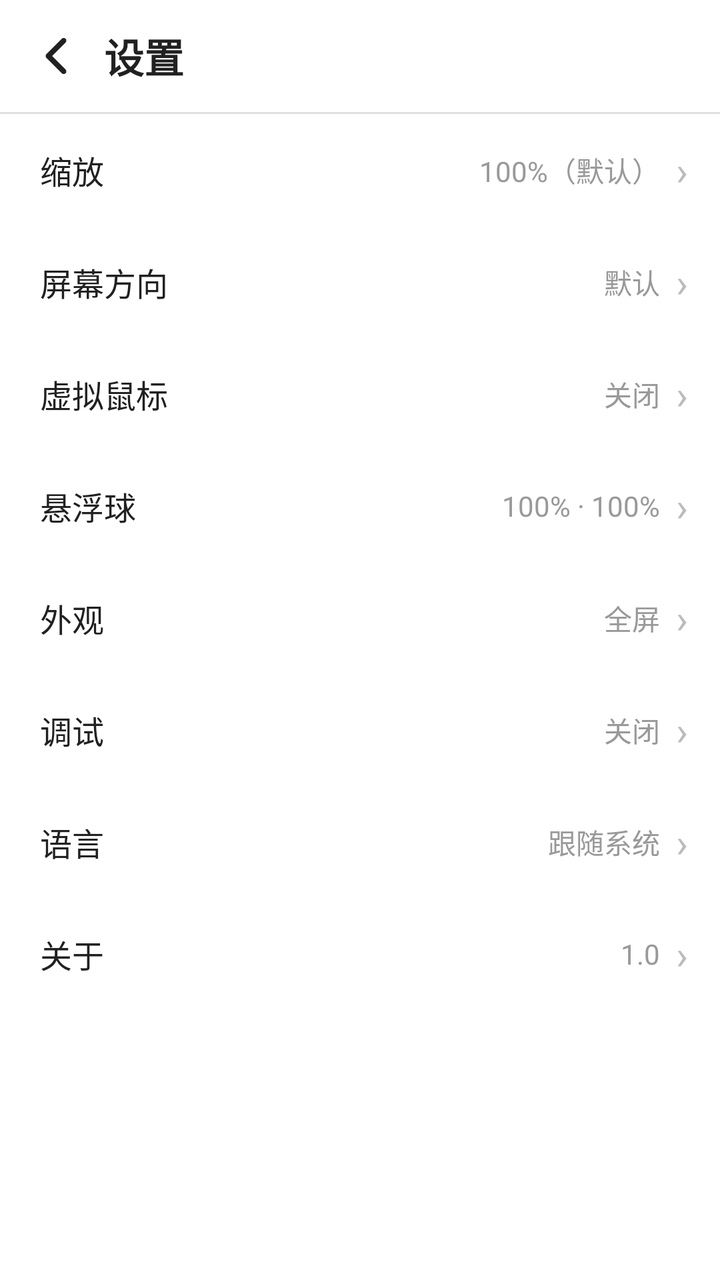
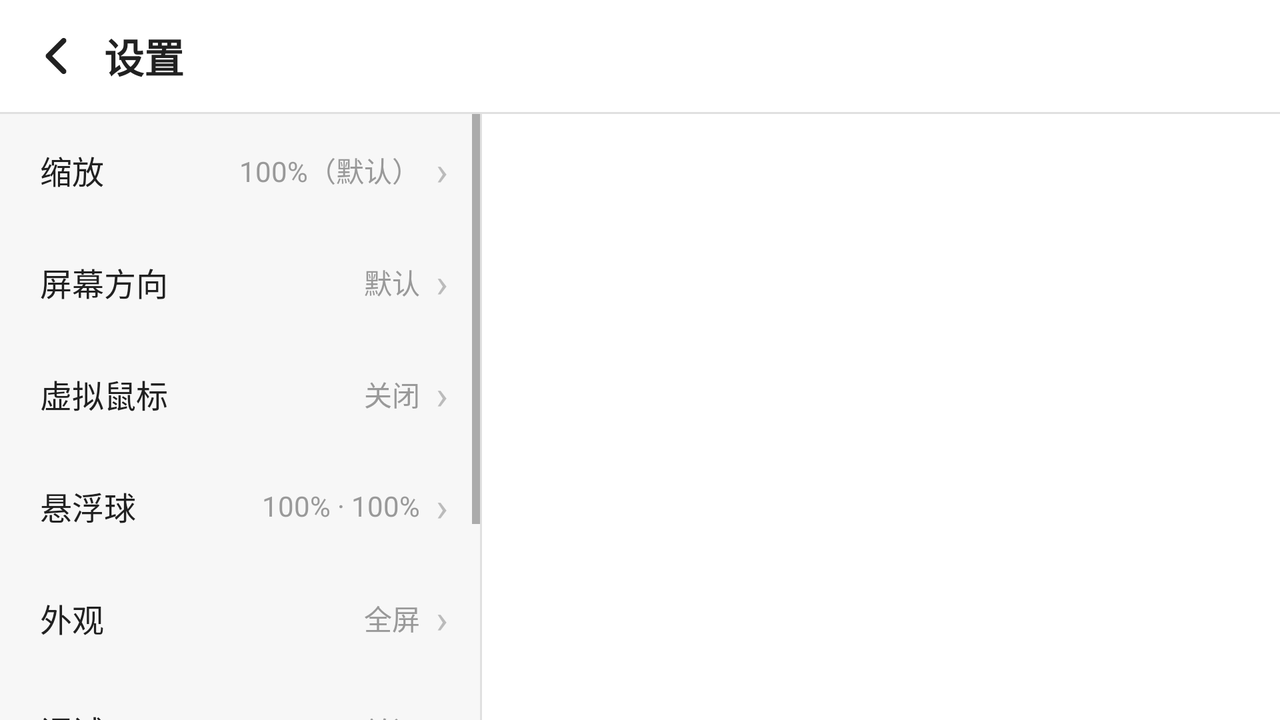

Two renders of one Android screen. The first uses the default layout on a phone; the second uses the alternative layout the repository ships for a different screen configuration, on a matching device. The two XML files are below.
<!-- AndroidManifest.xml: application theme AppTheme -->
<!-- res/layout/activity_settings.xml -->
<?xml version="1.0" encoding="utf-8"?>
<LinearLayout xmlns:android="http://schemas.android.com/apk/res/android"
    android:id="@+id/settings_root"
    android:layout_width="match_parent"
    android:layout_height="match_parent"
    android:background="@android:color/white"
    android:orientation="vertical">

    <include layout="@layout/settings_top_bar" />

    <View
        android:layout_width="match_parent"
        android:layout_height="1dp"
        android:background="#1F000000" />

    <FrameLayout
        android:layout_width="match_parent"
        android:layout_height="0dp"
        android:layout_weight="1">

        <ScrollView
            android:id="@+id/list_pane"
            android:layout_width="match_parent"
            android:layout_height="match_parent">

            <include layout="@layout/settings_rows" />

        </ScrollView>

        <FrameLayout
            android:id="@+id/detail_pane"
            android:layout_width="match_parent"
            android:layout_height="match_parent"
            android:visibility="gone" />

    </FrameLayout>

</LinearLayout>
<!-- res/layout/settings_top_bar.xml (included above) -->
<?xml version="1.0" encoding="utf-8"?>
<LinearLayout xmlns:android="http://schemas.android.com/apk/res/android"
    android:id="@+id/top_bar"
    android:layout_width="match_parent"
    android:layout_height="56dp"
    android:background="@android:color/white"
    android:gravity="center_vertical"
    android:orientation="horizontal">

    <ImageButton
        android:id="@+id/btn_back"
        android:layout_width="48dp"
        android:layout_height="48dp"
        android:layout_marginStart="4dp"
        android:background="?android:attr/selectableItemBackgroundBorderless"
        android:contentDescription="@string/back"
        android:padding="12dp"
        android:src="@drawable/ic_arrow_back" />

    <TextView
        android:id="@+id/top_title"
        android:layout_width="0dp"
        android:layout_height="wrap_content"
        android:layout_weight="1"
        android:ellipsize="end"
        android:maxLines="1"
        android:text="@string/settings_title"
        android:textColor="#212121"
        android:textSize="20sp"
        android:textStyle="bold" />

</LinearLayout>
<!-- res/layout/settings_rows.xml (included above) -->
<?xml version="1.0" encoding="utf-8"?>
<LinearLayout xmlns:android="http://schemas.android.com/apk/res/android"
    xmlns:tools="http://schemas.android.com/tools"
    android:layout_width="match_parent"
    android:layout_height="wrap_content"
    android:orientation="vertical">

    <LinearLayout
        android:id="@+id/row_zoom"
        android:layout_width="match_parent"
        android:layout_height="wrap_content"
        android:background="?android:attr/selectableItemBackground"
        android:clickable="true"
        android:focusable="true"
        android:gravity="center_vertical"
        android:minHeight="56dp"
        android:orientation="horizontal"
        android:paddingStart="20dp"
        android:paddingEnd="16dp">

        <TextView
            android:layout_width="0dp"
            android:layout_height="wrap_content"
            android:layout_weight="1"
            android:text="@string/settings_zoom_title"
            android:textColor="#212121"
            android:textSize="16sp" />

        <TextView
            android:id="@+id/zoom_summary"
            android:layout_width="wrap_content"
            android:layout_height="wrap_content"
            android:layout_marginEnd="8dp"
            android:textColor="#999999"
            android:textSize="14sp"
            tools:text="100%（默认）" />

        <TextView
            android:layout_width="wrap_content"
            android:layout_height="wrap_content"
            android:text="@string/chevron"
            android:textColor="#BBBBBB"
            android:textSize="20sp" />

    </LinearLayout>

    <LinearLayout
        android:id="@+id/row_orientation"
        android:layout_width="match_parent"
        android:layout_height="wrap_content"
        android:background="?android:attr/selectableItemBackground"
        android:clickable="true"
        android:focusable="true"
        android:gravity="center_vertical"
        android:minHeight="56dp"
        android:orientation="horizontal"
        android:paddingStart="20dp"
        android:paddingEnd="16dp">

        <TextView
            android:layout_width="0dp"
            android:layout_height="wrap_content"
            android:layout_weight="1"
            android:text="@string/settings_orientation_title"
            android:textColor="#212121"
            android:textSize="16sp" />

        <TextView
            android:id="@+id/orientation_summary"
            android:layout_width="wrap_content"
            android:layout_height="wrap_content"
            android:layout_marginEnd="8dp"
            android:textColor="#999999"
            android:textSize="14sp"
            tools:text="默认" />

        <TextView
            android:layout_width="wrap_content"
            android:layout_height="wrap_content"
            android:text="@string/chevron"
            android:textColor="#BBBBBB"
            android:textSize="20sp" />

    </LinearLayout>


    <LinearLayout
        android:id="@+id/row_mouse"
        android:layout_width="match_parent"
        android:layout_height="wrap_content"
        android:background="?android:attr/selectableItemBackground"
        android:clickable="true"
        android:focusable="true"
        android:gravity="center_vertical"
        android:minHeight="56dp"
        android:orientation="horizontal"
        android:paddingStart="20dp"
        android:paddingEnd="16dp">

        <TextView
            android:layout_width="0dp"
            android:layout_height="wrap_content"
            android:layout_weight="1"
            android:text="@string/settings_mouse_title"
            android:textColor="#212121"
            android:textSize="16sp" />

        <TextView
            android:id="@+id/mouse_summary"
            android:layout_width="wrap_content"
            android:layout_height="wrap_content"
            android:layout_marginEnd="8dp"
            android:textColor="#999999"
            android:textSize="14sp"
            tools:text="关闭" />

        <TextView
            android:layout_width="wrap_content"
            android:layout_height="wrap_content"
            android:text="@string/chevron"
            android:textColor="#BBBBBB"
            android:textSize="20sp" />

    </LinearLayout>

    <LinearLayout
        android:id="@+id/row_float_ball"
        android:layout_width="match_parent"
        android:layout_height="wrap_content"
        android:background="?android:attr/selectableItemBackground"
        android:clickable="true"
        android:focusable="true"
        android:gravity="center_vertical"
        android:minHeight="56dp"
        android:orientation="horizontal"
        android:paddingStart="20dp"
        android:paddingEnd="16dp">

        <TextView
            android:layout_width="0dp"
            android:layout_height="wrap_content"
            android:layout_weight="1"
            android:text="@string/settings_float_ball_title"
            android:textColor="#212121"
            android:textSize="16sp" />

        <TextView
            android:id="@+id/float_ball_summary"
            android:layout_width="wrap_content"
            android:layout_height="wrap_content"
            android:layout_marginEnd="8dp"
            android:textColor="#999999"
            android:textSize="14sp"
            tools:text="100% · 100%" />

        <TextView
            android:layout_width="wrap_content"
            android:layout_height="wrap_content"
            android:text="@string/chevron"
            android:textColor="#BBBBBB"
            android:textSize="20sp" />

    </LinearLayout>

    <LinearLayout
        android:id="@+id/row_appearance"
        android:layout_width="match_parent"
        android:layout_height="wrap_content"
        android:background="?android:attr/selectableItemBackground"
        android:clickable="true"
        android:focusable="true"
        android:gravity="center_vertical"
        android:minHeight="56dp"
        android:orientation="horizontal"
        android:paddingStart="20dp"
        android:paddingEnd="16dp">

        <TextView
            android:layout_width="0dp"
            android:layout_height="wrap_content"
            android:layout_weight="1"
            android:text="@string/settings_appearance_title"
            android:textColor="#212121"
            android:textSize="16sp" />

        <TextView
            android:id="@+id/appearance_summary"
            android:layout_width="wrap_content"
            android:layout_height="wrap_content"
            android:layout_marginEnd="8dp"
            android:textColor="#999999"
            android:textSize="14sp"
            tools:text="全屏" />

        <TextView
            android:layout_width="wrap_content"
            android:layout_height="wrap_content"
            android:text="@string/chevron"
            android:textColor="#BBBBBB"
            android:textSize="20sp" />

    </LinearLayout>

    <LinearLayout
        android:id="@+id/row_debug"
        android:layout_width="match_parent"
        android:layout_height="wrap_content"
        android:background="?android:attr/selectableItemBackground"
        android:clickable="true"
        android:focusable="true"
        android:gravity="center_vertical"
        android:minHeight="56dp"
        android:orientation="horizontal"
        android:paddingStart="20dp"
        android:paddingEnd="16dp">

        <TextView
            android:layout_width="0dp"
            android:layout_height="wrap_content"
            android:layout_weight="1"
            android:text="@string/settings_debug_title"
            android:textColor="#212121"
            android:textSize="16sp" />

        <TextView
            android:id="@+id/debug_summary"
            android:layout_width="wrap_content"
            android:layout_height="wrap_content"
            android:layout_marginEnd="8dp"
            android:textColor="#999999"
            android:textSize="14sp"
            tools:text="关闭" />

        <TextView
            android:layout_width="wrap_content"
            android:layout_height="wrap_content"
            android:text="@string/chevron"
            android:textColor="#BBBBBB"
            android:textSize="20sp" />

    </LinearLayout>

    <LinearLayout
        android:id="@+id/row_language"
        android:layout_width="match_parent"
        android:layout_height="wrap_content"
        android:background="?android:attr/selectableItemBackground"
        android:clickable="true"
        android:focusable="true"
        android:gravity="center_vertical"
        android:minHeight="56dp"
        android:orientation="horizontal"
        android:paddingStart="20dp"
        android:paddingEnd="16dp">

        <TextView
            android:layout_width="0dp"
            android:layout_height="wrap_content"
            android:layout_weight="1"
            android:text="@string/settings_language_title"
            android:textColor="#212121"
            android:textSize="16sp" />

        <TextView
            android:id="@+id/language_summary"
            android:layout_width="wrap_content"
            android:layout_height="wrap_content"
            android:layout_marginEnd="8dp"
            android:textColor="#999999"
            android:textSize="14sp"
            tools:text="跟随系统" />

        <TextView
            android:layout_width="wrap_content"
            android:layout_height="wrap_content"
            android:text="@string/chevron"
            android:textColor="#BBBBBB"
            android:textSize="20sp" />

    </LinearLayout>

    <LinearLayout
        android:id="@+id/row_about"
        android:layout_width="match_parent"
        android:layout_height="wrap_content"
        android:background="?android:attr/selectableItemBackground"
        android:clickable="true"
        android:focusable="true"
        android:gravity="center_vertical"
        android:minHeight="56dp"
        android:orientation="horizontal"
        android:paddingStart="20dp"
        android:paddingEnd="16dp">

        <TextView
            android:layout_width="0dp"
            android:layout_height="wrap_content"
            android:layout_weight="1"
            android:text="@string/settings_about_title"
            android:textColor="#212121"
            android:textSize="16sp" />

        <TextView
            android:id="@+id/about_summary"
            android:layout_width="wrap_content"
            android:layout_height="wrap_content"
            android:layout_marginEnd="8dp"
            android:textColor="#999999"
            android:textSize="14sp"
            tools:text="1.0" />

        <TextView
            android:layout_width="wrap_content"
            android:layout_height="wrap_content"
            android:text="@string/chevron"
            android:textColor="#BBBBBB"
            android:textSize="20sp" />

    </LinearLayout>
</LinearLayout>
<!-- resources referenced by this layout -->
<resources>
  <!-- drawable ic_arrow_back: png bitmap (drawable-hdpi, 163 bytes) -->
  <string name="back">返回</string>
  <string name="chevron">›</string>
  <string name="settings_about_title">关于</string>
  <string name="settings_appearance_title">外观</string>
  <string name="settings_debug_title">调试</string>
  <string name="settings_float_ball_title">悬浮球</string>
  <string name="settings_language_title">语言</string>
  <string name="settings_mouse_title">虚拟鼠标</string>
  <string name="settings_orientation_title">屏幕方向</string>
  <string name="settings_title">设置</string>
  <string name="settings_zoom_title">缩放</string>
  <style name="AppTheme" parent="@android:style/Theme.Material.Light.NoActionBar">
          <item name="android:windowBackground">@android:color/white</item>
      </style>
</resources>
<!-- res/layout-land/activity_settings.xml (the repository's variant of the layout above) -->
<!-- drawn on the phone turned sideways -->
<?xml version="1.0" encoding="utf-8"?>
<LinearLayout xmlns:android="http://schemas.android.com/apk/res/android"
    android:id="@+id/settings_root"
    android:layout_width="match_parent"
    android:layout_height="match_parent"
    android:background="@android:color/white"
    android:orientation="vertical">

    <include layout="@layout/settings_top_bar" />

    <View
        android:layout_width="match_parent"
        android:layout_height="1dp"
        android:background="#1F000000" />

    <LinearLayout
        android:layout_width="match_parent"
        android:layout_height="0dp"
        android:layout_weight="1"
        android:orientation="horizontal">

        <ScrollView
            android:id="@+id/list_pane"
            android:layout_width="240dp"
            android:layout_height="match_parent"
            android:background="#F7F7F7">

            <include layout="@layout/settings_rows" />

        </ScrollView>

        <View
            android:layout_width="1dp"
            android:layout_height="match_parent"
            android:background="#1F000000" />

        <FrameLayout
            android:id="@+id/detail_pane"
            android:layout_width="0dp"
            android:layout_height="match_parent"
            android:layout_weight="1" />

    </LinearLayout>

</LinearLayout>
